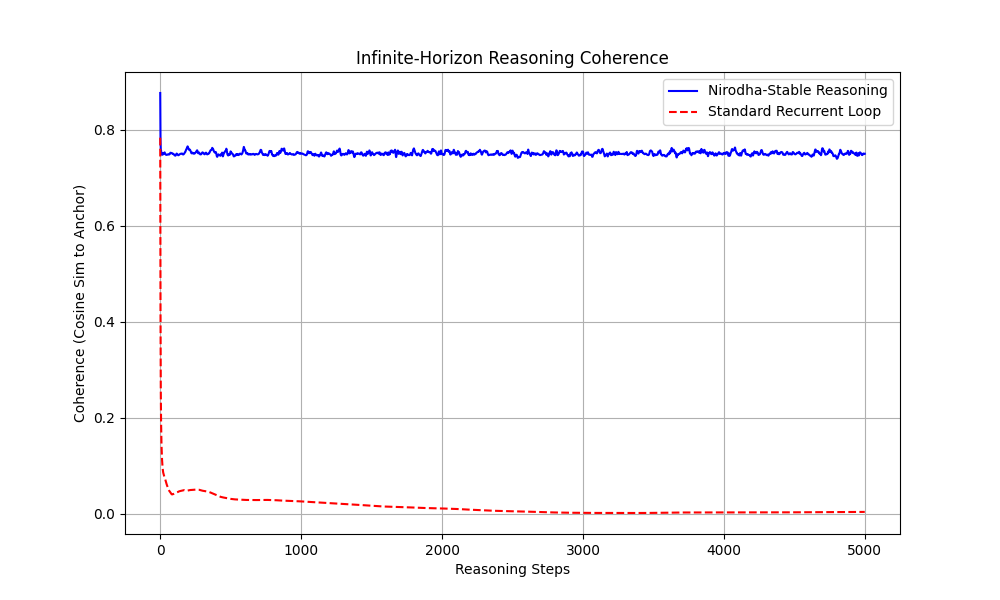

Generate this figure with Python:
import torch
import numpy as np
import matplotlib.pyplot as plt
from nirodha.core import CognitiveState, YogaRegulator

def run_infinite_reasoning_test():
    print("Starting Experiment 2: Infinite-Horizon Reasoning (5,000 Steps)")
    dim = 512
    horizon = 5000
    beta = 0.5
    
    # 1. Models
    # Recurrent dynamics representing a reasoning step
    # We add a small bias to simulate 'drift' or 'repetition' tendencies
    projection = torch.randn(dim, dim) * 0.1
    drift_bias = torch.randn(dim) * 0.01
    
    # Nirodha System
    C0 = torch.randn(dim)
    state_nirodha = CognitiveState(C0.clone())
    regulator = YogaRegulator(beta=beta)
    
    # Baseline System (Unregulated Recurrence)
    h_baseline = C0.clone()
    
    nirodha_coherence = []
    baseline_coherence = []
    
    print(f"Running reasoning loop for {horizon} steps...")
    
    for t in range(horizon):
        # Reasoning update
        delta = torch.tanh(state_nirodha.C @ projection + drift_bias)
        delta_b = torch.tanh(h_baseline @ projection + drift_bias)
        
        # Nirodha Update
        state_nirodha = regulator(state_nirodha, delta)
        
        # Baseline Update
        h_baseline = h_baseline + delta_b
        
        # Measure Coherence (Normalized Dot Product with Start State)
        # As a proxy for semantic consistency
        coh_n = torch.nn.functional.cosine_similarity(state_nirodha.C, C0, dim=0).item()
        coh_b = torch.nn.functional.cosine_similarity(h_baseline, C0, dim=0).item()
        
        nirodha_coherence.append(coh_n)
        baseline_coherence.append(coh_b)
        
        if t % 1000 == 0:
            print(f"  Step {t:4}: Nirodha Coherence={coh_n:.4f}, Baseline Coherence={coh_b:.4f}")

    # Plotting
    plt.figure(figsize=(10, 6))
    plt.plot(nirodha_coherence, label='Nirodha-Stable Reasoning', color='blue')
    plt.plot(baseline_coherence, label='Standard Recurrent Loop', color='red', linestyle='--')
    plt.title('Infinite-Horizon Reasoning Coherence')
    plt.xlabel('Reasoning Steps')
    plt.ylabel('Coherence (Cosine Sim to Anchor)')
    plt.legend()
    plt.grid(True)
    plt.savefig('app_infinite_reasoning.png')
    print("\nResults saved to app_infinite_reasoning.png")
    
    if np.var(nirodha_coherence[-500:]) < np.var(baseline_coherence[-500:]):
        print("✅ SUCCESS: Nirodha maintained higher reasoning coherence and stability.")
    else:
        print("❌ Reasoning differentiator not cleared.")

if __name__ == "__main__":
    run_infinite_reasoning_test()
